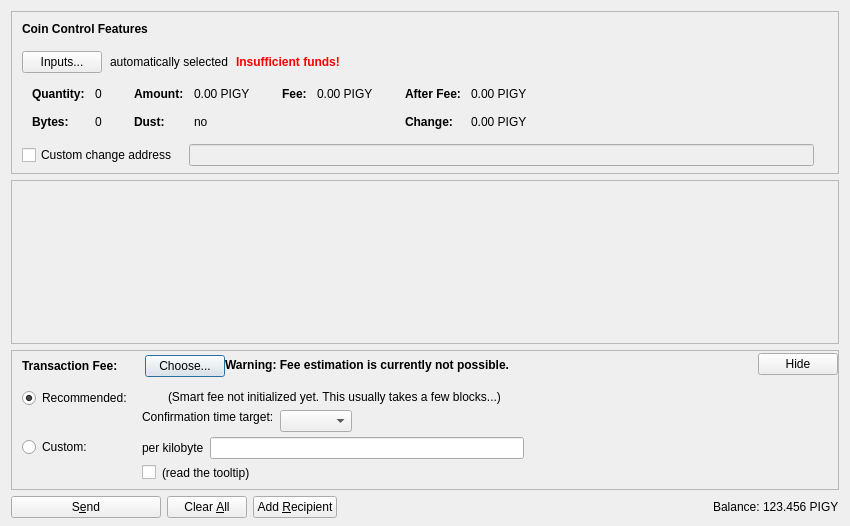
<?xml version="1.0" encoding="UTF-8"?>
<ui version="4.0">
 <class>SendCoinsDialog</class>
 <widget class="QDialog" name="SendCoinsDialog">
  <property name="geometry">
   <rect>
    <x>0</x>
    <y>0</y>
    <width>850</width>
    <height>526</height>
   </rect>
  </property>
  <property name="windowTitle">
   <string>Send Coins</string>
  </property>
  <layout class="QVBoxLayout" name="verticalLayout" stretch="0,1,0,0">
   <property name="bottomMargin">
    <number>8</number>
   </property>
   <item>
    <widget class="QFrame" name="frameCoinControl">
     <property name="sizePolicy">
      <sizepolicy hsizetype="Expanding" vsizetype="Expanding">
       <horstretch>0</horstretch>
       <verstretch>0</verstretch>
      </sizepolicy>
     </property>
     <property name="maximumSize">
      <size>
       <width>16777215</width>
       <height>16777215</height>
      </size>
     </property>
     <property name="frameShape">
      <enum>QFrame::StyledPanel</enum>
     </property>
     <property name="frameShadow">
      <enum>QFrame::Sunken</enum>
     </property>
     <layout class="QVBoxLayout" name="verticalLayoutCoinControl2">
      <property name="spacing">
       <number>0</number>
      </property>
      <property name="leftMargin">
       <number>0</number>
      </property>
      <property name="topMargin">
       <number>0</number>
      </property>
      <property name="rightMargin">
       <number>0</number>
      </property>
      <property name="bottomMargin">
       <number>6</number>
      </property>
      <item>
       <layout class="QVBoxLayout" name="verticalLayoutCoinControl" stretch="0,0,0,0,1">
        <property name="spacing">
         <number>0</number>
        </property>
        <property name="leftMargin">
         <number>10</number>
        </property>
        <property name="topMargin">
         <number>10</number>
        </property>
        <item>
         <layout class="QHBoxLayout" name="horizontalLayoutCoinControl1">
          <property name="bottomMargin">
           <number>15</number>
          </property>
          <item>
           <widget class="QLabel" name="labelCoinControlFeatures">
            <property name="sizePolicy">
             <sizepolicy hsizetype="Preferred" vsizetype="Maximum">
              <horstretch>0</horstretch>
              <verstretch>0</verstretch>
             </sizepolicy>
            </property>
            <property name="font">
             <font>
              <weight>75</weight>
              <bold>true</bold>
             </font>
            </property>
            <property name="styleSheet">
             <string notr="true">font-weight:bold;</string>
            </property>
            <property name="text">
             <string>Coin Control Features</string>
            </property>
           </widget>
          </item>
         </layout>
        </item>
        <item>
         <layout class="QHBoxLayout" name="horizontalLayoutCoinControl2" stretch="0,0,0,0">
          <property name="spacing">
           <number>8</number>
          </property>
          <property name="bottomMargin">
           <number>10</number>
          </property>
          <item>
           <widget class="QPushButton" name="pushButtonCoinControl">
            <property name="styleSheet">
             <string notr="true"/>
            </property>
            <property name="text">
             <string>Inputs...</string>
            </property>
            <property name="autoDefault">
             <bool>false</bool>
            </property>
           </widget>
          </item>
          <item>
           <widget class="QLabel" name="labelCoinControlAutomaticallySelected">
            <property name="text">
             <string>automatically selected</string>
            </property>
            <property name="margin">
             <number>5</number>
            </property>
           </widget>
          </item>
          <item>
           <widget class="QLabel" name="labelCoinControlInsuffFunds">
            <property name="font">
             <font>
              <weight>75</weight>
              <bold>true</bold>
             </font>
            </property>
            <property name="styleSheet">
             <string notr="true">color:red;font-weight:bold;</string>
            </property>
            <property name="text">
             <string>Insufficient funds!</string>
            </property>
            <property name="margin">
             <number>5</number>
            </property>
           </widget>
          </item>
          <item>
           <spacer name="horizontalSpacerCoinControl">
            <property name="orientation">
             <enum>Qt::Horizontal</enum>
            </property>
            <property name="sizeHint" stdset="0">
             <size>
              <width>40</width>
              <height>1</height>
             </size>
            </property>
           </spacer>
          </item>
         </layout>
        </item>
        <item>
         <widget class="QWidget" name="widgetCoinControl" native="true">
          <property name="sizePolicy">
           <sizepolicy hsizetype="Preferred" vsizetype="Preferred">
            <horstretch>0</horstretch>
            <verstretch>0</verstretch>
           </sizepolicy>
          </property>
          <property name="minimumSize">
           <size>
            <width>0</width>
            <height>0</height>
           </size>
          </property>
          <property name="styleSheet">
           <string notr="true"/>
          </property>
          <layout class="QHBoxLayout" name="horizontalLayoutCoinControl5">
           <property name="leftMargin">
            <number>0</number>
           </property>
           <property name="topMargin">
            <number>0</number>
           </property>
           <property name="rightMargin">
            <number>0</number>
           </property>
           <property name="bottomMargin">
            <number>0</number>
           </property>
           <item>
            <layout class="QHBoxLayout" name="horizontalLayoutCoinControl3" stretch="0,0,0,1">
             <property name="spacing">
              <number>20</number>
             </property>
             <property name="topMargin">
              <number>0</number>
             </property>
             <property name="bottomMargin">
              <number>10</number>
             </property>
             <item>
              <layout class="QFormLayout" name="formLayoutCoinControl1">
               <property name="horizontalSpacing">
                <number>10</number>
               </property>
               <property name="verticalSpacing">
                <number>14</number>
               </property>
               <property name="leftMargin">
                <number>10</number>
               </property>
               <property name="topMargin">
                <number>4</number>
               </property>
               <property name="rightMargin">
                <number>6</number>
               </property>
               <item row="0" column="0">
                <widget class="QLabel" name="labelCoinControlQuantityText">
                 <property name="font">
                  <font>
                   <weight>75</weight>
                   <bold>true</bold>
                  </font>
                 </property>
                 <property name="text">
                  <string>Quantity:</string>
                 </property>
                 <property name="margin">
                  <number>0</number>
                 </property>
                </widget>
               </item>
               <item row="0" column="1">
                <widget class="QLabel" name="labelCoinControlQuantity">
                 <property name="cursor">
                  <cursorShape>IBeamCursor</cursorShape>
                 </property>
                 <property name="contextMenuPolicy">
                  <enum>Qt::ActionsContextMenu</enum>
                 </property>
                 <property name="text">
                  <string notr="true">0</string>
                 </property>
                 <property name="margin">
                  <number>0</number>
                 </property>
                 <property name="textInteractionFlags">
                  <set>Qt::LinksAccessibleByMouse|Qt::TextSelectableByKeyboard|Qt::TextSelectableByMouse</set>
                 </property>
                </widget>
               </item>
               <item row="1" column="0">
                <widget class="QLabel" name="labelCoinControlBytesText">
                 <property name="font">
                  <font>
                   <weight>75</weight>
                   <bold>true</bold>
                  </font>
                 </property>
                 <property name="text">
                  <string>Bytes:</string>
                 </property>
                </widget>
               </item>
               <item row="1" column="1">
                <widget class="QLabel" name="labelCoinControlBytes">
                 <property name="cursor">
                  <cursorShape>IBeamCursor</cursorShape>
                 </property>
                 <property name="contextMenuPolicy">
                  <enum>Qt::ActionsContextMenu</enum>
                 </property>
                 <property name="text">
                  <string notr="true">0</string>
                 </property>
                 <property name="textInteractionFlags">
                  <set>Qt::LinksAccessibleByMouse|Qt::TextSelectableByKeyboard|Qt::TextSelectableByMouse</set>
                 </property>
                </widget>
               </item>
              </layout>
             </item>
             <item>
              <layout class="QFormLayout" name="formLayoutCoinControl2">
               <property name="horizontalSpacing">
                <number>10</number>
               </property>
               <property name="verticalSpacing">
                <number>14</number>
               </property>
               <property name="leftMargin">
                <number>6</number>
               </property>
               <property name="topMargin">
                <number>4</number>
               </property>
               <property name="rightMargin">
                <number>6</number>
               </property>
               <item row="0" column="0">
                <widget class="QLabel" name="labelCoinControlAmountText">
                 <property name="font">
                  <font>
                   <weight>75</weight>
                   <bold>true</bold>
                  </font>
                 </property>
                 <property name="text">
                  <string>Amount:</string>
                 </property>
                 <property name="margin">
                  <number>0</number>
                 </property>
                </widget>
               </item>
               <item row="0" column="1">
                <widget class="QLabel" name="labelCoinControlAmount">
                 <property name="cursor">
                  <cursorShape>IBeamCursor</cursorShape>
                 </property>
                 <property name="contextMenuPolicy">
                  <enum>Qt::ActionsContextMenu</enum>
                 </property>
                 <property name="text">
                  <string notr="true">0.00 PIGY</string>
                 </property>
                 <property name="textInteractionFlags">
                  <set>Qt::LinksAccessibleByMouse|Qt::TextSelectableByKeyboard|Qt::TextSelectableByMouse</set>
                 </property>
                </widget>
               </item>
               <item row="1" column="0">
                <widget class="QLabel" name="labelCoinControlLowOutputText">
                 <property name="font">
                  <font>
                   <weight>75</weight>
                   <bold>true</bold>
                  </font>
                 </property>
                 <property name="text">
                  <string>Dust:</string>
                 </property>
                </widget>
               </item>
               <item row="1" column="1">
                <widget class="QLabel" name="labelCoinControlLowOutput">
                 <property name="cursor">
                  <cursorShape>IBeamCursor</cursorShape>
                 </property>
                 <property name="contextMenuPolicy">
                  <enum>Qt::ActionsContextMenu</enum>
                 </property>
                 <property name="text">
                  <string notr="true">no</string>
                 </property>
                 <property name="textInteractionFlags">
                  <set>Qt::LinksAccessibleByMouse|Qt::TextSelectableByKeyboard|Qt::TextSelectableByMouse</set>
                 </property>
                </widget>
               </item>
              </layout>
             </item>
             <item>
              <layout class="QFormLayout" name="formLayoutCoinControl3">
               <property name="horizontalSpacing">
                <number>10</number>
               </property>
               <property name="verticalSpacing">
                <number>14</number>
               </property>
               <property name="leftMargin">
                <number>6</number>
               </property>
               <property name="topMargin">
                <number>4</number>
               </property>
               <property name="rightMargin">
                <number>6</number>
               </property>
               <item row="0" column="0">
                <widget class="QLabel" name="labelCoinControlFeeText">
                 <property name="font">
                  <font>
                   <weight>75</weight>
                   <bold>true</bold>
                  </font>
                 </property>
                 <property name="text">
                  <string>Fee:</string>
                 </property>
                 <property name="margin">
                  <number>0</number>
                 </property>
                </widget>
               </item>
               <item row="0" column="1">
                <widget class="QLabel" name="labelCoinControlFee">
                 <property name="cursor">
                  <cursorShape>IBeamCursor</cursorShape>
                 </property>
                 <property name="contextMenuPolicy">
                  <enum>Qt::ActionsContextMenu</enum>
                 </property>
                 <property name="text">
                  <string notr="true">0.00 PIGY</string>
                 </property>
                 <property name="textInteractionFlags">
                  <set>Qt::LinksAccessibleByMouse|Qt::TextSelectableByKeyboard|Qt::TextSelectableByMouse</set>
                 </property>
                </widget>
               </item>
              </layout>
             </item>
             <item>
              <layout class="QFormLayout" name="formLayoutCoinControl4">
               <property name="horizontalSpacing">
                <number>10</number>
               </property>
               <property name="verticalSpacing">
                <number>14</number>
               </property>
               <property name="leftMargin">
                <number>6</number>
               </property>
               <property name="topMargin">
                <number>4</number>
               </property>
               <property name="rightMargin">
                <number>6</number>
               </property>
               <item row="0" column="0">
                <widget class="QLabel" name="labelCoinControlAfterFeeText">
                 <property name="font">
                  <font>
                   <weight>75</weight>
                   <bold>true</bold>
                  </font>
                 </property>
                 <property name="text">
                  <string>After Fee:</string>
                 </property>
                 <property name="margin">
                  <number>0</number>
                 </property>
                </widget>
               </item>
               <item row="0" column="1">
                <widget class="QLabel" name="labelCoinControlAfterFee">
                 <property name="cursor">
                  <cursorShape>IBeamCursor</cursorShape>
                 </property>
                 <property name="contextMenuPolicy">
                  <enum>Qt::ActionsContextMenu</enum>
                 </property>
                 <property name="text">
                  <string notr="true">0.00 PIGY</string>
                 </property>
                 <property name="textInteractionFlags">
                  <set>Qt::LinksAccessibleByMouse|Qt::TextSelectableByKeyboard|Qt::TextSelectableByMouse</set>
                 </property>
                </widget>
               </item>
               <item row="1" column="0">
                <widget class="QLabel" name="labelCoinControlChangeText">
                 <property name="font">
                  <font>
                   <weight>75</weight>
                   <bold>true</bold>
                  </font>
                 </property>
                 <property name="text">
                  <string>Change:</string>
                 </property>
                </widget>
               </item>
               <item row="1" column="1">
                <widget class="QLabel" name="labelCoinControlChange">
                 <property name="cursor">
                  <cursorShape>IBeamCursor</cursorShape>
                 </property>
                 <property name="contextMenuPolicy">
                  <enum>Qt::ActionsContextMenu</enum>
                 </property>
                 <property name="text">
                  <string notr="true">0.00 PIGY</string>
                 </property>
                 <property name="textInteractionFlags">
                  <set>Qt::LinksAccessibleByMouse|Qt::TextSelectableByKeyboard|Qt::TextSelectableByMouse</set>
                 </property>
                </widget>
               </item>
              </layout>
             </item>
            </layout>
           </item>
          </layout>
         </widget>
        </item>
        <item>
         <layout class="QHBoxLayout" name="horizontalLayoutCoinControl4" stretch="0,0,0">
          <property name="spacing">
           <number>12</number>
          </property>
          <property name="sizeConstraint">
           <enum>QLayout::SetDefaultConstraint</enum>
          </property>
          <property name="topMargin">
           <number>5</number>
          </property>
          <property name="rightMargin">
           <number>5</number>
          </property>
          <item>
           <widget class="QCheckBox" name="checkBoxCoinControlChange">
            <property name="toolTip">
             <string>If this is activated, but the change address is empty or invalid, change will be sent to a newly generated address.</string>
            </property>
            <property name="text">
             <string>Custom change address</string>
            </property>
           </widget>
          </item>
          <item>
           <widget class="QValidatedLineEdit" name="lineEditCoinControlChange">
            <property name="enabled">
             <bool>false</bool>
            </property>
            <property name="sizePolicy">
             <sizepolicy hsizetype="Expanding" vsizetype="Fixed">
              <horstretch>0</horstretch>
              <verstretch>0</verstretch>
             </sizepolicy>
            </property>
           </widget>
          </item>
          <item>
           <widget class="QLabel" name="labelCoinControlChangeLabel">
            <property name="sizePolicy">
             <sizepolicy hsizetype="Preferred" vsizetype="Expanding">
              <horstretch>0</horstretch>
              <verstretch>0</verstretch>
             </sizepolicy>
            </property>
            <property name="minimumSize">
             <size>
              <width>0</width>
              <height>0</height>
             </size>
            </property>
            <property name="text">
             <string/>
            </property>
            <property name="margin">
             <number>3</number>
            </property>
           </widget>
          </item>
         </layout>
        </item>
        <item>
         <spacer name="verticalSpacerCoinControl">
          <property name="orientation">
           <enum>Qt::Vertical</enum>
          </property>
          <property name="sizeHint" stdset="0">
           <size>
            <width>800</width>
            <height>1</height>
           </size>
          </property>
         </spacer>
        </item>
       </layout>
      </item>
     </layout>
    </widget>
   </item>
   <item>
    <widget class="QScrollArea" name="scrollArea">
     <property name="widgetResizable">
      <bool>true</bool>
     </property>
     <widget class="QWidget" name="scrollAreaWidgetContents">
      <property name="geometry">
       <rect>
        <x>0</x>
        <y>0</y>
        <width>830</width>
        <height>104</height>
       </rect>
      </property>
      <layout class="QVBoxLayout" name="verticalLayout_2" stretch="0,1">
       <property name="leftMargin">
        <number>0</number>
       </property>
       <property name="topMargin">
        <number>0</number>
       </property>
       <property name="rightMargin">
        <number>0</number>
       </property>
       <property name="bottomMargin">
        <number>0</number>
       </property>
       <item>
        <layout class="QVBoxLayout" name="entries">
         <property name="spacing">
          <number>6</number>
         </property>
        </layout>
       </item>
       <item>
        <spacer name="verticalSpacer">
         <property name="orientation">
          <enum>Qt::Vertical</enum>
         </property>
         <property name="sizeHint" stdset="0">
          <size>
           <width>20</width>
           <height>40</height>
          </size>
         </property>
        </spacer>
       </item>
      </layout>
     </widget>
    </widget>
   </item>
   <item>
    <widget class="QFrame" name="frameFee">
     <property name="sizePolicy">
      <sizepolicy hsizetype="Expanding" vsizetype="Expanding">
       <horstretch>0</horstretch>
       <verstretch>0</verstretch>
      </sizepolicy>
     </property>
     <property name="maximumSize">
      <size>
       <width>16777215</width>
       <height>16777215</height>
      </size>
     </property>
     <property name="frameShape">
      <enum>QFrame::StyledPanel</enum>
     </property>
     <property name="frameShadow">
      <enum>QFrame::Sunken</enum>
     </property>
     <layout class="QVBoxLayout" name="verticalLayoutFee1">
      <property name="spacing">
       <number>0</number>
      </property>
      <property name="leftMargin">
       <number>0</number>
      </property>
      <property name="topMargin">
       <number>0</number>
      </property>
      <property name="rightMargin">
       <number>0</number>
      </property>
      <property name="bottomMargin">
       <number>0</number>
      </property>
      <item>
       <layout class="QVBoxLayout" name="verticalLayoutFee2" stretch="0,0,0">
        <property name="spacing">
         <number>0</number>
        </property>
        <property name="leftMargin">
         <number>10</number>
        </property>
        <property name="topMargin">
         <number>0</number>
        </property>
        <item>
         <layout class="QHBoxLayout" name="horizontalLayoutFee1">
          <property name="bottomMargin">
           <number>0</number>
          </property>
          <item>
           <layout class="QVBoxLayout" name="verticalLayoutFee7">
            <property name="spacing">
             <number>0</number>
            </property>
            <item>
             <spacer name="verticalSpacerSmartFee">
              <property name="orientation">
               <enum>Qt::Vertical</enum>
              </property>
              <property name="sizeType">
               <enum>QSizePolicy::Fixed</enum>
              </property>
              <property name="sizeHint" stdset="0">
               <size>
                <width>1</width>
                <height>4</height>
               </size>
              </property>
             </spacer>
            </item>
            <item>
             <layout class="QHBoxLayout" name="horizontalLayoutSmartFee">
              <property name="spacing">
               <number>10</number>
              </property>
              <item>
               <widget class="QLabel" name="labelFeeHeadline">
                <property name="sizePolicy">
                 <sizepolicy hsizetype="Preferred" vsizetype="Maximum">
                  <horstretch>0</horstretch>
                  <verstretch>0</verstretch>
                 </sizepolicy>
                </property>
                <property name="font">
                 <font>
                  <weight>75</weight>
                  <bold>true</bold>
                 </font>
                </property>
                <property name="styleSheet">
                 <string notr="true">font-weight:bold;</string>
                </property>
                <property name="text">
                 <string>Transaction Fee:</string>
                </property>
               </widget>
              </item>
              <item>
               <widget class="QLabel" name="labelFeeMinimized">
                <property name="text">
                 <string/>
                </property>
               </widget>
              </item>
              <item>
               <widget class="QPushButton" name="buttonChooseFee">
                <property name="text">
                 <string>Choose...</string>
                </property>
               </widget>
              </item>
             </layout>
            </item>
            <item>
             <spacer name="verticalSpacer_5">
              <property name="orientation">
               <enum>Qt::Vertical</enum>
              </property>
              <property name="sizeHint" stdset="0">
               <size>
                <width>1</width>
                <height>1</height>
               </size>
              </property>
             </spacer>
            </item>
           </layout>
          </item>
          <item>
           <widget class="QLabel" name="fallbackFeeWarningLabel">
            <property name="toolTip">
             <string>Using the fallbackfee can result in sending a transaction that will take several hours or days (or never) to confirm. Consider choosing your fee manually or wait until you have validated the complete chain.</string>
            </property>
            <property name="font">
            <font>
                <weight>75</weight>
                <bold>true</bold>
            </font>
            </property>
            <property name="text">
             <string>Warning: Fee estimation is currently not possible.</string>
            </property>
            <property name="wordWrap">
             <bool>false</bool>
            </property>
           </widget>
          </item>
          <item>
           <spacer name="horizontalSpacer_4">
            <property name="orientation">
             <enum>Qt::Horizontal</enum>
            </property>
            <property name="sizeType">
             <enum>QSizePolicy::MinimumExpanding</enum>
            </property>
            <property name="sizeHint" stdset="0">
             <size>
              <width>40</width>
              <height>20</height>
             </size>
            </property>
           </spacer>
          </item>
          <item>
           <widget class="QPushButton" name="buttonMinimizeFee">
            <property name="toolTip">
             <string>collapse fee-settings</string>
            </property>
            <property name="text">
             <string>Hide</string>
            </property>
           </widget>
          </item>
         </layout>
        </item>
        <item>
         <widget class="QFrame" name="frameFeeSelection">
          <layout class="QVBoxLayout" name="verticalLayoutFee12">
           <property name="spacing">
            <number>0</number>
           </property>
           <property name="leftMargin">
            <number>0</number>
           </property>
           <property name="topMargin">
            <number>0</number>
           </property>
           <property name="rightMargin">
            <number>0</number>
           </property>
           <property name="bottomMargin">
            <number>0</number>
           </property>
           <item>
            <layout class="QGridLayout" name="gridLayoutFee">
             <property name="topMargin">
              <number>10</number>
             </property>
             <property name="bottomMargin">
              <number>4</number>
             </property>
             <property name="horizontalSpacing">
              <number>10</number>
             </property>
             <property name="verticalSpacing">
              <number>4</number>
             </property>
             <item row="1" column="1">
              <layout class="QVBoxLayout" name="verticalLayoutFee8">
               <property name="spacing">
                <number>6</number>
               </property>
               <item>
                <layout class="QHBoxLayout" name="horizontalLayoutFee13">
                 <item>
                  <widget class="QLabel" name="labelCustomPerKilobyte">
                   <property name="toolTip">
                    <string>If the custom fee is set to 1000 satoshis and the transaction is only 250 bytes, then &quot;per kilobyte&quot; only pays 250 satoshis in fee, while &quot;total at least&quot; pays 1000 satoshis. For transactions bigger than a kilobyte both pay by kilobyte.</string>
                   </property>
                   <property name="text">
                    <string>per kilobyte</string>
                   </property>
                  </widget>
                 </item>
                 <item>
                  <widget class="BitcoinAmountField" name="customFee"/>
                 </item>
                 <item>
                  <spacer name="horizontalSpacer_6">
                   <property name="orientation">
                    <enum>Qt::Horizontal</enum>
                   </property>
                   <property name="sizeHint" stdset="0">
                    <size>
                     <width>1</width>
                     <height>1</height>
                    </size>
                   </property>
                  </spacer>
                 </item>
                </layout>
               </item>
               <item>
                <layout class="QHBoxLayout" name="horizontalLayoutFee8">
                 <item>
                  <widget class="QCheckBox" name="checkBoxMinimumFee">
                   <property name="toolTip">
                    <string>Paying only the minimum fee is just fine as long as there is less transaction volume than space in the blocks. But be aware that this can end up in a never confirming transaction once there is more demand for pigycoin transactions than the network can process.</string>
                   </property>
                   <property name="text">
                    <string/>
                   </property>
                  </widget>
                 </item>
                 <item>
                  <widget class="QLabel" name="labelMinFeeWarning">
                   <property name="enabled">
                    <bool>true</bool>
                   </property>
                   <property name="toolTip">
                    <string>Paying only the minimum fee is just fine as long as there is less transaction volume than space in the blocks. But be aware that this can end up in a never confirming transaction once there is more demand for pigycoin transactions than the network can process.</string>
                   </property>
                   <property name="text">
                    <string>(read the tooltip)</string>
                   </property>
                   <property name="margin">
                    <number>5</number>
                   </property>
                  </widget>
                 </item>
                 <item>
                  <spacer name="horizontalSpacer_2">
                   <property name="orientation">
                    <enum>Qt::Horizontal</enum>
                   </property>
                   <property name="sizeHint" stdset="0">
                    <size>
                     <width>1</width>
                     <height>1</height>
                    </size>
                   </property>
                  </spacer>
                 </item>
                </layout>
               </item>
              </layout>
             </item>
             <item row="0" column="0">
              <layout class="QVBoxLayout" name="verticalLayoutFee4" stretch="0,1">
               <item>
                <widget class="QRadioButton" name="radioSmartFee">
                 <property name="text">
                  <string>Recommended:</string>
                 </property>
                 <property name="checked">
                  <bool>true</bool>
                 </property>
                 <attribute name="buttonGroup">
                  <string notr="true">groupFee</string>
                 </attribute>
                </widget>
               </item>
               <item>
                <spacer name="verticalSpacer_2">
                 <property name="orientation">
                  <enum>Qt::Vertical</enum>
                 </property>
                 <property name="sizeHint" stdset="0">
                  <size>
                   <width>1</width>
                   <height>1</height>
                  </size>
                 </property>
                </spacer>
               </item>
              </layout>
             </item>
             <item row="1" column="0">
              <layout class="QVBoxLayout" name="verticalLayoutFee9" stretch="0,1">
               <item>
                <widget class="QRadioButton" name="radioCustomFee">
                 <property name="text">
                  <string>Custom:</string>
                 </property>
                 <attribute name="buttonGroup">
                  <string notr="true">groupFee</string>
                 </attribute>
                </widget>
               </item>
               <item>
                <spacer name="verticalSpacer_6">
                 <property name="orientation">
                  <enum>Qt::Vertical</enum>
                 </property>
                 <property name="sizeHint" stdset="0">
                  <size>
                   <width>1</width>
                   <height>1</height>
                  </size>
                 </property>
                </spacer>
               </item>
              </layout>
             </item>
             <item row="0" column="1">
              <layout class="QVBoxLayout" name="verticalLayoutFee3" stretch="0,0,1">
               <property name="spacing">
                <number>6</number>
               </property>
               <property name="topMargin">
                <number>2</number>
               </property>
               <item>
                <layout class="QHBoxLayout" name="horizontalLayoutFee12">
                 <item>
                  <widget class="QLabel" name="labelSmartFee">
                   <property name="text">
                    <string/>
                   </property>
                   <property name="margin">
                    <number>2</number>
                   </property>
                  </widget>
                 </item>
                 <item>
                  <widget class="QLabel" name="labelFeeEstimation">
                   <property name="text">
                    <string/>
                   </property>
                  </widget>
                 </item>
                 <item>
                  <widget class="QLabel" name="labelSmartFee2">
                   <property name="text">
                    <string>(Smart fee not initialized yet. This usually takes a few blocks...)</string>
                   </property>
                   <property name="margin">
                    <number>2</number>
                   </property>
                  </widget>
                 </item>
                 <item>
                  <spacer name="horizontalSpacer_5">
                   <property name="orientation">
                    <enum>Qt::Horizontal</enum>
                   </property>
                   <property name="sizeHint" stdset="0">
                    <size>
                     <width>1</width>
                     <height>1</height>
                    </size>
                   </property>
                  </spacer>
                 </item>
                </layout>
               </item>
               <item>
                <layout class="QHBoxLayout" name="horizontalLayoutFee9">
                 <item>
                  <layout class="QVBoxLayout" name="verticalLayoutFee6">
                   <item>
                    <widget class="QLabel" name="labelSmartFee3">
                     <property name="text">
                      <string>Confirmation time target:</string>
                     </property>
                     <property name="margin">
                      <number>2</number>
                     </property>
                    </widget>
                   </item>
                   <item>
                    <spacer name="verticalSpacer_3">
                     <property name="orientation">
                      <enum>Qt::Vertical</enum>
                     </property>
                     <property name="sizeHint" stdset="0">
                      <size>
                       <width>1</width>
                       <height>1</height>
                      </size>
                     </property>
                    </spacer>
                   </item>
                  </layout>
                 </item>
                 <item>
                  <layout class="QVBoxLayout" name="verticalLayoutFee5">
                   <property name="rightMargin">
                    <number>30</number>
                   </property>
                   <item>
                    <layout class="QHBoxLayout" name="horizontalLayoutConfTarget">
                     <property name="bottomMargin">
                      <number>0</number>
                     </property>
                     <item>
                      <widget class="QComboBox" name="confTargetSelector"/>
                     </item>
                     <item>
                      <spacer name="horizontalSpacerConfTarget">
                       <property name="orientation">
                        <enum>Qt::Horizontal</enum>
                       </property>
                       <property name="sizeHint" stdset="0">
                        <size>
                         <width>40</width>
                         <height>20</height>
                        </size>
                       </property>
                      </spacer>
                     </item>
                    </layout>
                   </item>
                  </layout>
                 </item>
                </layout>
               </item>
               <item>
                <spacer name="verticalSpacer_4">
                 <property name="orientation">
                  <enum>Qt::Vertical</enum>
                 </property>
                 <property name="sizeHint" stdset="0">
                  <size>
                   <width>1</width>
                   <height>1</height>
                  </size>
                 </property>
                </spacer>
               </item>
              </layout>
             </item>
            </layout>
           </item>
          </layout>
         </widget>
        </item>
        <item>
         <spacer name="verticalSpacerFee">
          <property name="orientation">
           <enum>Qt::Vertical</enum>
          </property>
          <property name="sizeHint" stdset="0">
           <size>
            <width>40</width>
            <height>5</height>
           </size>
          </property>
         </spacer>
        </item>
       </layout>
      </item>
     </layout>
    </widget>
   </item>
   <item>
    <layout class="QHBoxLayout" name="horizontalLayout">
     <item>
      <widget class="QPushButton" name="sendButton">
       <property name="minimumSize">
        <size>
         <width>150</width>
         <height>0</height>
        </size>
       </property>
       <property name="toolTip">
        <string>Confirm the send action</string>
       </property>
       <property name="text">
        <string>S&amp;end</string>
       </property>
       <property name="icon">
        <iconset resource="../bitcoin.qrc">
         <normaloff>:/icons/send</normaloff>:/icons/send</iconset>
       </property>
       <property name="autoDefault">
        <bool>false</bool>
       </property>
       <property name="default">
        <bool>false</bool>
       </property>
      </widget>
     </item>
     <item>
      <widget class="QPushButton" name="clearButton">
       <property name="sizePolicy">
        <sizepolicy hsizetype="Minimum" vsizetype="Fixed">
         <horstretch>0</horstretch>
         <verstretch>0</verstretch>
        </sizepolicy>
       </property>
       <property name="toolTip">
        <string>Clear all fields of the form.</string>
       </property>
       <property name="text">
        <string>Clear &amp;All</string>
       </property>
       <property name="icon">
        <iconset resource="../bitcoin.qrc">
         <normaloff>:/icons/remove</normaloff>:/icons/remove</iconset>
       </property>
       <property name="autoDefault">
        <bool>false</bool>
       </property>
      </widget>
     </item>
     <item>
      <widget class="QPushButton" name="addButton">
       <property name="toolTip">
        <string>Send to multiple recipients at once</string>
       </property>
       <property name="text">
        <string>Add &amp;Recipient</string>
       </property>
       <property name="icon">
        <iconset resource="../bitcoin.qrc">
         <normaloff>:/icons/add</normaloff>:/icons/add</iconset>
       </property>
       <property name="autoDefault">
        <bool>false</bool>
       </property>
      </widget>
     </item>
     <item>
      <spacer name="horizontalSpacer">
       <property name="orientation">
        <enum>Qt::Horizontal</enum>
       </property>
       <property name="sizeHint" stdset="0">
        <size>
         <width>40</width>
         <height>20</height>
        </size>
       </property>
      </spacer>
     </item>
     <item>
      <layout class="QHBoxLayout" name="horizontalLayout_2">
       <property name="spacing">
        <number>3</number>
       </property>
       <item>
        <widget class="QLabel" name="label">
         <property name="sizePolicy">
          <sizepolicy hsizetype="Preferred" vsizetype="Fixed">
           <horstretch>0</horstretch>
           <verstretch>0</verstretch>
          </sizepolicy>
         </property>
         <property name="text">
          <string>Balance:</string>
         </property>
        </widget>
       </item>
       <item>
        <widget class="QLabel" name="labelBalance">
         <property name="sizePolicy">
          <sizepolicy hsizetype="Preferred" vsizetype="Fixed">
           <horstretch>0</horstretch>
           <verstretch>0</verstretch>
          </sizepolicy>
         </property>
         <property name="cursor">
          <cursorShape>IBeamCursor</cursorShape>
         </property>
         <property name="text">
          <string notr="true">123.456 PIGY</string>
         </property>
         <property name="textInteractionFlags">
          <set>Qt::LinksAccessibleByMouse|Qt::TextSelectableByKeyboard|Qt::TextSelectableByMouse</set>
         </property>
        </widget>
       </item>
      </layout>
     </item>
    </layout>
   </item>
  </layout>
 </widget>
 <customwidgets>
  <customwidget>
   <class>QValidatedLineEdit</class>
   <extends>QLineEdit</extends>
   <header>qvalidatedlineedit.h</header>
  </customwidget>
  <customwidget>
   <class>BitcoinAmountField</class>
   <extends>QLineEdit</extends>
   <header>bitcoinamountfield.h</header>
   <container>1</container>
  </customwidget>
 </customwidgets>
 <resources>
  <include location="../bitcoin.qrc"/>
 </resources>
 <connections/>
 <buttongroups>
  <buttongroup name="groupFee"/>
 </buttongroups>
</ui>
